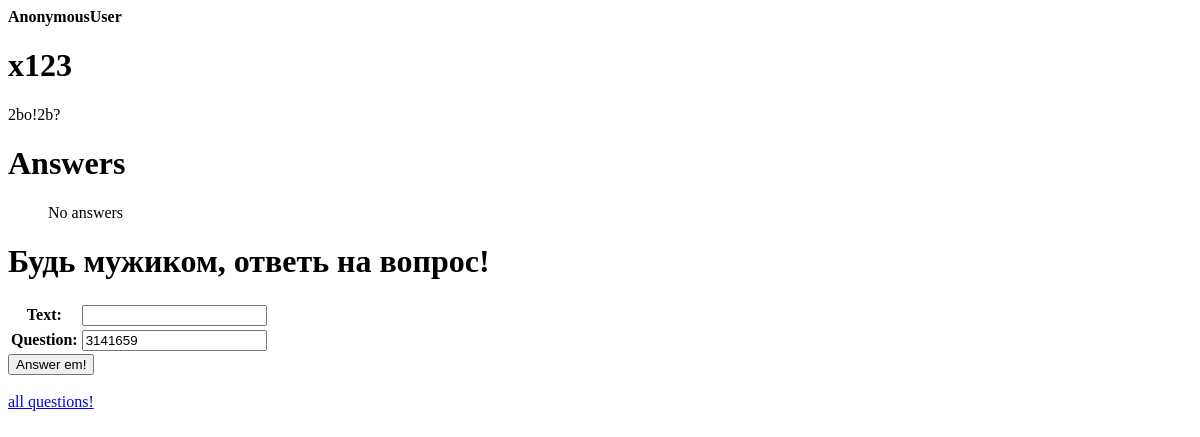
Page /question/3141659/ on the earlier database version.
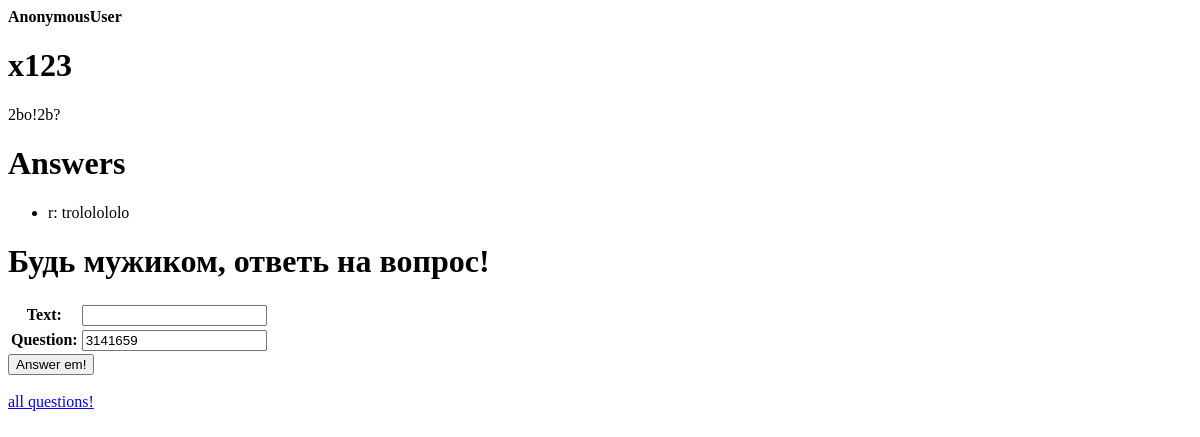
Same page on the later database version.
### qa/models.py (models this page shows, shortened)
class Question(models.Model):
	title = models.CharField(max_length=128, verbose_name='заголовок вопроса')
	text  = models.TextField(verbose_name='полный текст вопроса', blank=True)
	added_at = models.DateTimeField(verbose_name='дата добавления вопроса', default=timezone.now)
	rating   = models.IntegerField(default=0, verbose_name='рейтинг вопроса')
	author   = models.ForeignKey(User, verbose_name='автор вопроса', related_name='questions')
	likes    = models.ManyToManyField(User, verbose_name='список пользователей, поставивших "лайк"', related_name='liked_questions', blank=True)

class Answer(models.Model):
	text     = models.TextField(verbose_name='текст ответа')
	added_at = models.DateTimeField(verbose_name='дата добавления ответа', default=timezone.now)
	question = models.ForeignKey(Question, verbose_name = 'вопрос, к которому относится ответ')
	author   = models.ForeignKey(User, verbose_name='автор ответа.')
	class Meta:
		ordering = ['-added_at']

### qa/views.py (the view)
# urls.py: url(r'^question/(?P<id>[^/]+)/', views.question, name='question'),
def question(request, id):
	try:
		q = Question.objects.get(id=int(id))
	except Question.DoesNotExist:
		raise Http404
	return render(request, 'qa/question.html', {
		'q': q,
		'form': AnswerForm(initial={'question': q.pk})
	})

### qa/forms.py (shortened to what this page needs)
class AnswerForm(forms.Form):
	text     = forms.CharField()
	question = forms.IntegerField()

### qa/templates/qa/question.html (shortened to what this page needs)
{% extends 'qa/base.html' %}
{% block content %}
<h1>{{ q.title }}</h1>
<p>{{ q.text }}</p>
<h1>Answers</h1>
<ul>
	{% for a in q.answer_set.all %}
	<li>{{ a.author }}: {{ a.text }}</li>
	{% empty %}
	No answers
	{% endfor %}
</ul>
<h1>Будь мужиком, ответь на вопрос!</h1>
<form method='post' action="/answer/">
	<table>
		{{ form.as_table }}
	</table>
	<input type=submit value="Answer em!">
</form>
<br>
<a href="/">all questions!</a>
{% endblock %}

### qa/templates/qa/base.html (shortened to what this page needs)
<!doctype html>
<html>
<head>
</head>
<body>
	<b>{{ request.user }}</b>
	<br>
	{% block content %}
	{% endblock %}
</body>
</html>

Differences in the rows shown:
added Answer: author "r", text "trololololo"
Other differences:
text no longer shown: "No answers"
